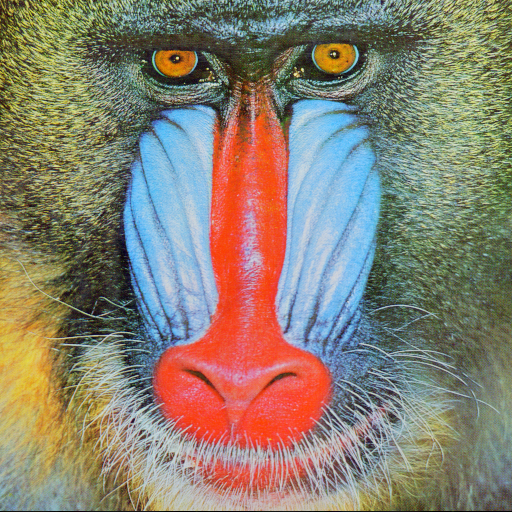
#> input picture images/mandril.tiff, 512 x 512 px
$ jupyter execute DCT.ipynb   (shell and % lines are left out)   (older library calls are emulated)
#> lines starting #> are read from the running program, lines starting #| are printed output that depends on the picture; long printed decimals are rounded
# DCT
**A. Read the mandril image at the input and divide it into blocks of different sizes (64, 16, 8).
In each blocked image, first apply the dct conversion to each block, then produce a mask as shown.
Filter values from each block. Then apply the inverse dct function to each block and reconstruct the image.**

**B. First, divide the image into 64-size blocks. Divide 10% of the blocks with the highest sharpness into size 16 blocks. Do this process one more step and divide 10% of the blocks with the highest sharpness into 8 size blocks. In each block, first apply the dct conversion to each block. Then, by generating a mask as shown, filter the values of each block. Then apply the inverse dct function to each block and reconstruct the image.
(The sharpness value can be calculated using the following code snippet)**

```cv2.Laplacian(image, cv2.CV_64F).var()```

**Report the execution time of these requested operations. Measure the quality of the images made compared to the original image using the PSNR method and report its execution time in a table. Report the relationship between image quality and block size and runtime. (The mask requested to apply to DCT coefficients holds a quarter of the coefficients.)**

### Part A

The following code snippet import required third-party libraries:
+ `cv2` for reading and utilizing image processing functions
+ `numpy` for calculating and considering images as numerical matrixes
+ `matplotlib.pyplot` for showing images in the output

[cell 1]
import cv2
import numpy as np
import matplotlib.pyplot as plt

[cell 2]
# Read mandril image
mandril = cv2.imread('../../images/mandril.tiff', 0)
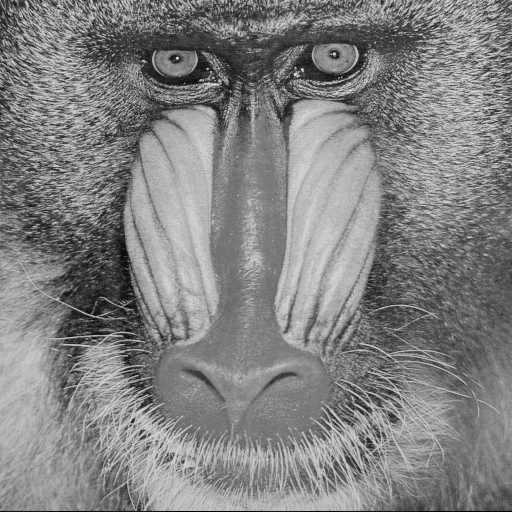
#> mandril: shape (512, 512); min 0, max 231, mean 129.6
plt.imshow(mandril, cmap = 'gray')
plt.show()

[cell 3]
from numpy.lib.stride_tricks import as_strided as ast

[cell 4]
# Read the array as a set of blocks
def block_view(A, block= (3, 3)):
#> called with block = (8, 8)
    shape = (int(A.shape[0]/ block[0]), int(A.shape[1]/ block[1]))+ block
#> shape = (64, 64, 8, 8)
    strides = (block[0]* A.strides[0], block[1]* A.strides[1])+ A.strides
#> strides = (16384, 32, 2048, 4)
    return ast(A, shape = shape, strides= strides)

[cell 5]
# Apply a function to each block of an image
def blkproc(I,block_size,fun):
    J = np.copy(I)
    BJ = block_view(J,block_size)
    for n in range(BJ.shape[0]):
        for m in range(BJ.shape[1]):
            BJ[n,m] = fun(BJ[n,m])
    return J

[cell 6]
f, subplt = plt.subplots(1, 3, figsize=(24, 24))

# Apply DCT to each block of the image
size = 8
blocked_img_8 = blkproc(np.array(mandril, dtype=np.float32), (size,size), cv2.dct)
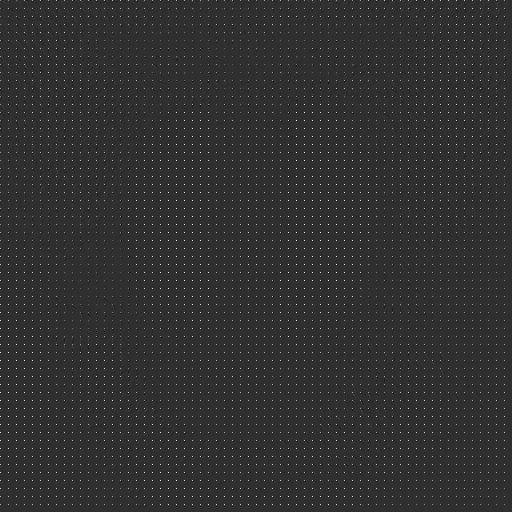
#> blocked_img_8: shape (512, 512) float32; min -373, max 1626.6, mean 16.3; drawn with min black and max white
subplt[0].imshow(np.log(0.0001 + np.abs(blocked_img_8)), cmap="jet")
subplt[0].set_title("DCT2 8x8")

size = 16
blocked_img_16 = blkproc(np.array(mandril, dtype=np.float32), (size,size), cv2.dct)
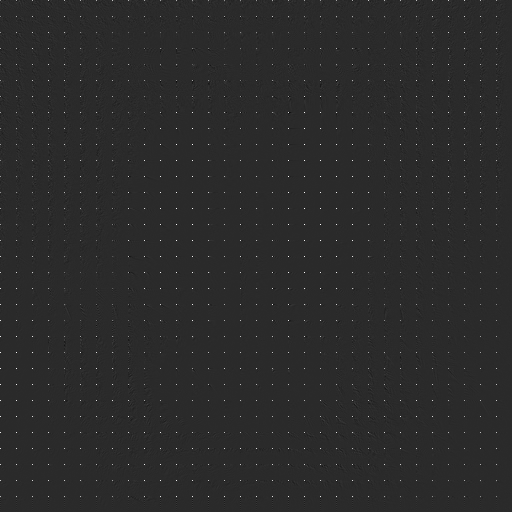
#> blocked_img_16: shape (512, 512) float32; min -630.3, max 3122.4, mean 8.1; drawn with min black and max white
subplt[1].imshow(np.log(0.0001 + np.abs(blocked_img_16)), cmap="jet")
subplt[1].set_title("DCT2 16x16")

size = 64
blocked_img_64 = blkproc(np.array(mandril, dtype=np.float32), (size,size), cv2.dct)
subplt[2].imshow(np.log(0.0001 + np.abs(blocked_img_64)), cmap="jet")
subplt[2].set_title("DCT2 64x64")

plt.show()
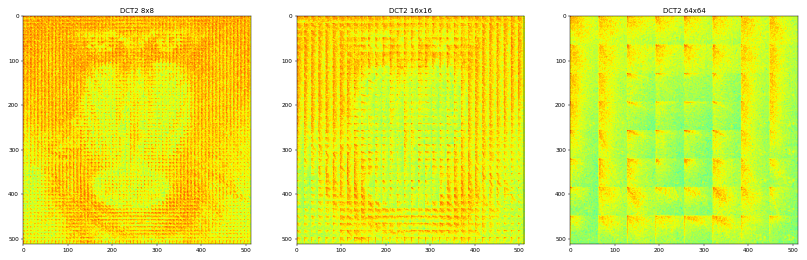
#> figure drawn by matplotlib, 3 panels

[cell 7]
f, subplt = plt.subplots(3, 2, figsize=(24, 24))

# Create mask for keeping 1/4 of data
size = 8
mask = np.zeros((size,size))
mask[:size//2,:size//2] = 1
fun = lambda x:x*mask

# Apply the mask on the image
J_8 = blkproc(blocked_img_8,(size,size),fun)
subplt[0][0].imshow(np.log(0.0001 + np.abs(J_8)), cmap="jet")
subplt[0][0].set_title("DCT2 8x8 Filtered")

# Apply inverse DCT to reconstruct original image
reconstructed_8 = blkproc(J_8,(size,size),cv2.idct)
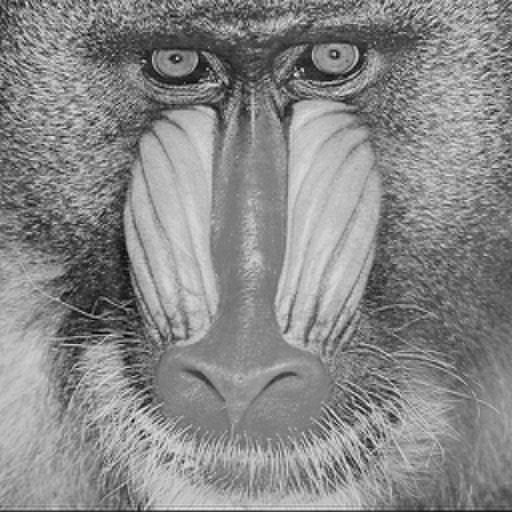
#> reconstructed_8: shape (512, 512) float32; min -9.54, max 250.5, mean 129.6; drawn with min black and max white
subplt[0][1].imshow(reconstructed_8, cmap="gray")
subplt[0][1].set_title("Reconstructed Image 8x8 block")

# Create mask for keeping 1/4 of data
size = 16
mask = np.zeros((size,size))
mask[:size//2,:size//2] = 1
fun = lambda x:x*mask

# Apply the mask on the image
J_16 = blkproc(blocked_img_16,(size,size),fun)
subplt[1][0].imshow(np.log(0.0001 + np.abs(J_16)), cmap="jet")
subplt[1][0].set_title("DCT2 16x16 Filtered")

# Apply inverse DCT to reconstruct original image
reconstructed_16 = blkproc(J_16,(size,size),cv2.idct)
subplt[1][1].imshow(reconstructed_16, cmap="gray")
subplt[1][1].set_title("Reconstructed Image 16x16 block")

# Create mask for keeping 1/4 of data
size = 64
mask = np.zeros((size,size))
mask[:size//2,:size//2] = 1
fun = lambda x:x*mask

# Apply the mask on the image
J_64 = blkproc(blocked_img_64,(size,size),fun)
subplt[2][0].imshow(np.log(0.0001 + np.abs(J_64)), cmap="jet")
subplt[2][0].set_title("DCT2 64x64 Filtered")

# Apply inverse DCT to reconstruct original image
reconstructed_64 = blkproc(J_64,(size,size),cv2.idct)
subplt[2][1].imshow(reconstructed_64, cmap="gray")
subplt[2][1].set_title("Reconstructed Image 64x64 block")

plt.show()

The mandril image has many parts with high frequency, so it is really hard to notice the difference between each version. Theoretically, applying the mask to a larger block size would erase more data, and the quality of the reconstructed version should be low, although in this image it is subtle.

### Part B

[cell 8]
def calculate_MSE(image_1, image_2):
    """
    image_1, image_2: images which it should calculate their MSE
    return MSE value
    """
    # Checking for equality of the images' sizes
    if sorted(image_1.shape) != sorted(image_2.shape):
        # raising error for images with different sizes
        raise ValueError("Arguements must have same shape.")
    # Calculating MSE value based on its formula
    size = image_1.shape
    MSE_array = (image_1 - image_2) ** 2
    return MSE_array.sum() / (size[0] * size[1])

def calculate_PSNR(image_1, image_2):
    """
    image_1, image_2: images which it should calculate their PSNR
    return PSNR value
    """
    MSE = calculate_MSE(image_1, image_2)
    # Check for MSE value to be zero
    if MSE == 0:
        return float("inf")
    # Calculating PSNR value based on its formula
    PSNR = 10 * np.log(255 ** 2 / MSE)
    return PSNR

[cell 9]
# Divide a block of image into smaller blocks
def divide_img(BJ, size):
    # Create mask for keeping 1/4 data
    mask = np.zeros((size,size))
    mask[:size//2,:size//2] = 1

    # Apply DCT to the input image
    J_blocked = blkproc(np.array(BJ, dtype=np.float32), (size,size), cv2.dct)
    BJ = block_view(np.array(BJ, dtype=np.float32), (size,size))

    fun = lambda x:x*mask
    # Apply mask
    J = blkproc(J_blocked,(size,size),fun)

    # Apply inversed DCT
    reconstructed = blkproc(J,(size,size), cv2.idct)

    # Calculate sharpness indicator for each block
    sharpness = calculate_sharpness(BJ, J_blocked.shape, 16)

    # Sort and find blocks with large sharpness
    max_sharpness = np.copy(sharpness).reshape((1,16))
    max_sharpness = np.sort(max_sharpness)[0]

    # Select 10% of the sharpest blocks
    selected_sharpness = max_sharpness[-len(max_sharpness)//10:]

    # Split each sharp block into smaller block
    for i in range(len(BJ)):
        for j in range(len(BJ[i])):
            if sharpness[i][j] in selected_sharpness:
                size = 8
                BJ[i][j] = blkproc(np.array(BJ[i][j], dtype=np.float32), (size,size), cv2.dct)
                mask = np.zeros((size,size))
                mask[:size//2,:size//2] = 1
                fun = lambda x:x*mask
                BJ[i][j] = blkproc(np.array(BJ[i][j], dtype=np.float32), (size,size), fun)
                reconstructed[i*16:(i+1)*16, j*16:(j+1)*16] = blkproc(BJ[i][j],(size,size),cv2.idct)

    return reconstructed

# Calculate sharpness indicator
def calculate_sharpness(BJ, J_size, size):
#> called with BJ = array of shape (8, 8, 64, 64), J_size = (512, 512), size = 64
    sharpness = np.zeros((J_size[0]//size, J_size[1]//size))
    for i in range(len(BJ)):
        for j in range(len(BJ[i])):
            sharpness[i][j] = cv2.Laplacian(BJ[i][j], cv2.CV_32F).var()
#> this loop made 8 passes

    return sharpness

[cell 10]
# Apply DCT to the image
size = 64
J_64 = blkproc(np.array(mandril, dtype=np.float32), (size,size), cv2.dct)

BJ_64 = block_view(np.array(mandril, dtype=np.float32), (size,size))

# Calculate sharpness indicator for each block
sharpness = calculate_sharpness(BJ_64, J_64.shape, size)

# Show sharpness indicators
plt.imshow(sharpness, cmap = 'jet')
plt.title('Sharpness values')
plt.show()
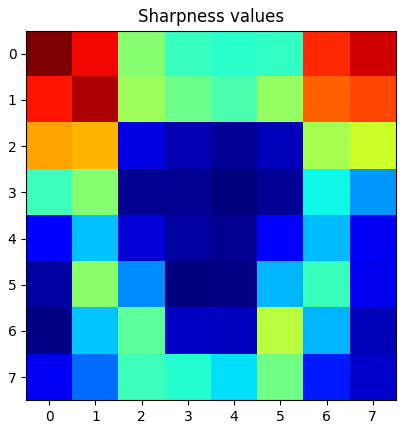
#> figure drawn by matplotlib, 1 panel

# Create mask for keeping 1/4 data
mask = np.zeros((size,size))
mask[:size//2,:size//2] = 1
fun = lambda x:x*mask

# Apply mask to the image
J = blkproc(np.array(J_64, dtype=np.float32), (size,size), fun)

# Apply inversed DCT to the image
reconstructed_dynamic = blkproc(np.array(J, dtype=np.float32),(size,size), cv2.idct)

# Find and select the most sharp blocks
max_sharpness = np.copy(sharpness).reshape((1,64))
max_sharpness = np.sort(max_sharpness)[0]
#> max_sharpness = 64 values from 448.1 to 12440.2
selected_sharpness = max_sharpness[-len(max_sharpness)//10:]
#> selected_sharpness = [10429.1, 10803.6, 11108.4, 11242.6, 11561.6, 11936.9, 12440.2]

# Split each sharp block with result of the smaller blocks reconstruction
for i in range(len(BJ_64)):
    for j in range(len(BJ_64[i])):
        if sharpness[i][j] in selected_sharpness:
            reconstructed_dynamic[i*64:(i+1)*64, j*64:(j+1)*64] = divide_img(BJ_64[i][j], 16)
#> this loop made 8 passes
#> pass 1, in blkproc (call 13), `J = np.copy(I)`:
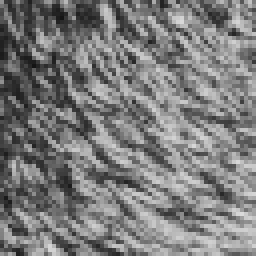
#> J: shape (64, 64) float32 (shown 4 times larger); min 20, max 218, mean 123.8
#> pass 1, in divide_img, `J_blocked = blkproc(np.array(BJ, dtype=np.float32), (size,size), cv2.d..`:
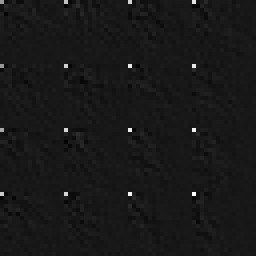
#> J_blocked: shape (64, 64) float32 (shown 4 times larger); min -253.3, max 2429.5, mean 7.6; drawn with min black and max white
#> pass 1, in divide_img, `reconstructed = blkproc(J,(size,size), cv2.idct)`:
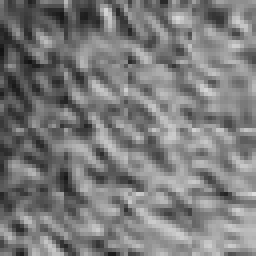
#> reconstructed: shape (64, 64) float32 (shown 4 times larger); min 19.11, max 221.4, mean 123.8
#> after the loop: reconstructed_dynamic: shape (512, 512) float32; min -5.57, max 240.9, mean 129.6

# Show reconstructed image
plt.imshow(reconstructed_dynamic, cmap = 'gray')
plt.title('Reconstructed image with dynamic block size')
plt.show()

In the previous output we can see the elapsed time for spliting 10% of sharp blocks into smaller blocks and reconstrion of them.
Also we can see value of sharpness indicator for each block.

[cell 11]
# Apply DCT to the image
size = 64
blocked_img_64 = blkproc(np.array(mandril, dtype=np.float32), (size,size), cv2.dct)

# Create mask for keeping 1/4 of data
mask = np.zeros((size,size))
mask[:size//2,:size//2] = 1
fun = lambda x:x*mask

# Apply mask to the image
J_64 = blkproc(blocked_img_64,(size,size),fun)

# Apply inversed DCT to the image
reconstructed_64 = blkproc(J_64,(size,size),cv2.idct)

# Show reconstructed image
plt.imshow(reconstructed_64, cmap = 'gray')
plt.show()

In the previous output we can see the reconstructed image of 64x64 blocks, and its elapsed time.

[cell 12]
print('PSNR of static block 64x64:', calculate_PSNR(reconstructed_64, mandril))
#> in calculate_MSE, `MSE_array = (image_1 - image_2) ** 2`:
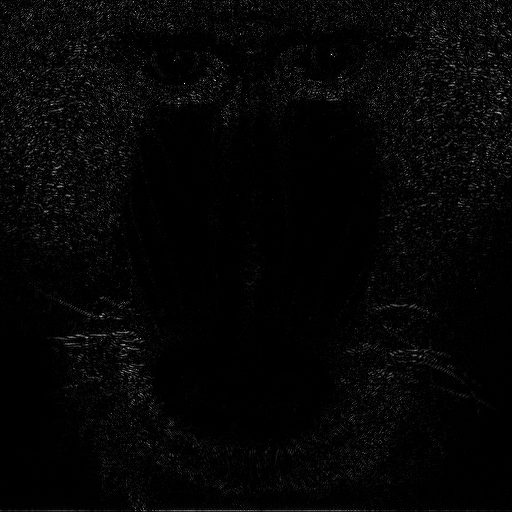
#> MSE_array: shape (512, 512) float32; min 3.73e-09, max 10041.1, mean 231.3; drawn with min black and max white
#> in calculate_PSNR, `MSE = calculate_MSE(image_1, image_2)`: MSE = 231.3
#> in calculate_PSNR, `PSNR = 10 * np.log(255 ** 2 / MSE)`: PSNR = 56.39
#| PSNR of static block 64x64: 56.386
print('PSNR of dynamic blocks:', calculate_PSNR(reconstructed_dynamic, mandril))
#| PSNR of dynamic blocks: 56.274
